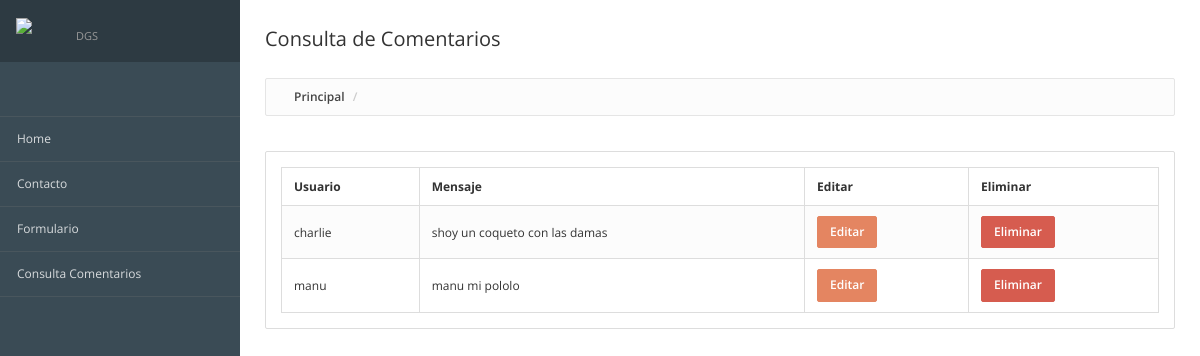
The page /consultaContacto/ on the database as committed earlier.
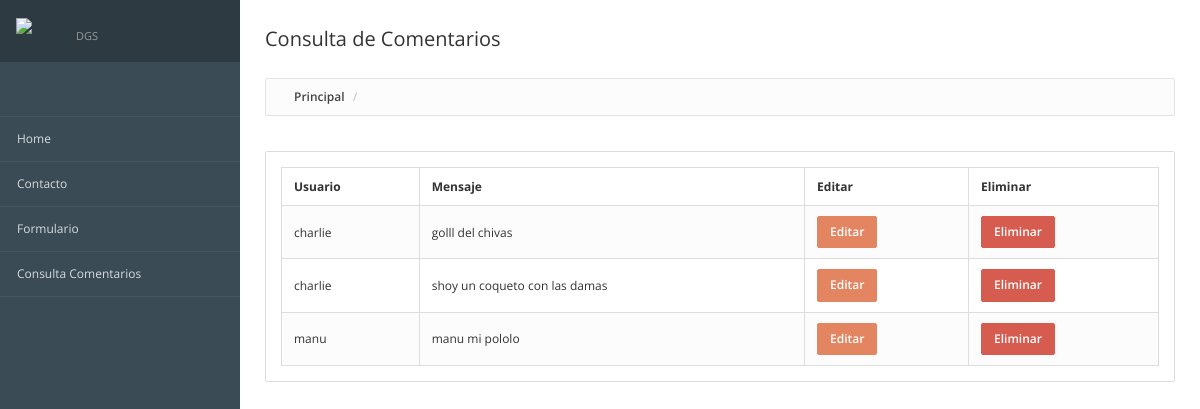
The same page on the database as committed later.
### registros/models.py (models this page shows, shortened)
class ComentarioContacto(models.Model):
    id = models.AutoField(primary_key=True, verbose_name="Clave")
    usuario = models.TextField(verbose_name="Usuario")
    mensaje = models.TextField(verbose_name="Comentario")
    created = models.DateTimeField(
        auto_now_add=True,
        verbose_name="Registrado"
    )
    class Meta:
        verbose_name = "Comentario Contacto"
        verbose_name_plural = "Comentarios Contactos"
        ordering = ["-created"]

### registros/views.py (the view)
def consultaContacto(request):
    comentarios = ComentarioContacto.objects.all()
    return render(
        request,
        "registros/consultaContacto.html",
        {
            "comentarios": comentarios
        }
    )

### registros/templates/registros/consultaContacto.html (shortened to what this page needs)
{% extends "inicio/encabezado.html" %}
{% load static %}
{% block encabezado_pagina %}
<div class="page-header">
    <div class="page-title">
        <h3>Consulta de Comentarios</h3>
    </div>
</div>
{% endblock %}
{% block contenido %}
<div class="panel panel-default">
    <div class="panel-body">
        <table class="table table-bordered table-striped">
            <thead>
                <tr>
                    <th>Usuario</th>
                    <th>Mensaje</th>
                    <th>Editar</th>
                    <th>Eliminar</th>
                </tr>
            </thead>
            <tbody>
                {% for comentario in comentarios %}
                <tr>
                    <td>{{ comentario.usuario }}</td>
                    <td>{{ comentario.mensaje }}</td>
                    <td>
                        <a href="{% url 'ConsultaIndividual' comentario.id %}" class="btn btn-warning btn-sm">
                            Editar
                        </a>
                    </td>
                    <td>
                        <a href="{% url 'Eliminar' comentario.id %}" class="btn btn-danger btn-sm">
                            Eliminar
                        </a>
                    </td>
                </tr>
                {% empty %}
                <tr>
                    <td colspan="4" class="text-center">
                        No existen comentarios registrados.
                    </td>
                </tr>
                {% endfor %}
            </tbody>
        </table>
    </div>
</div>
{% endblock %}

Rows that differ between the two databases and show on the page:
added ComentarioContacto: usuario "charlie", mensaje "golll del chivas"
